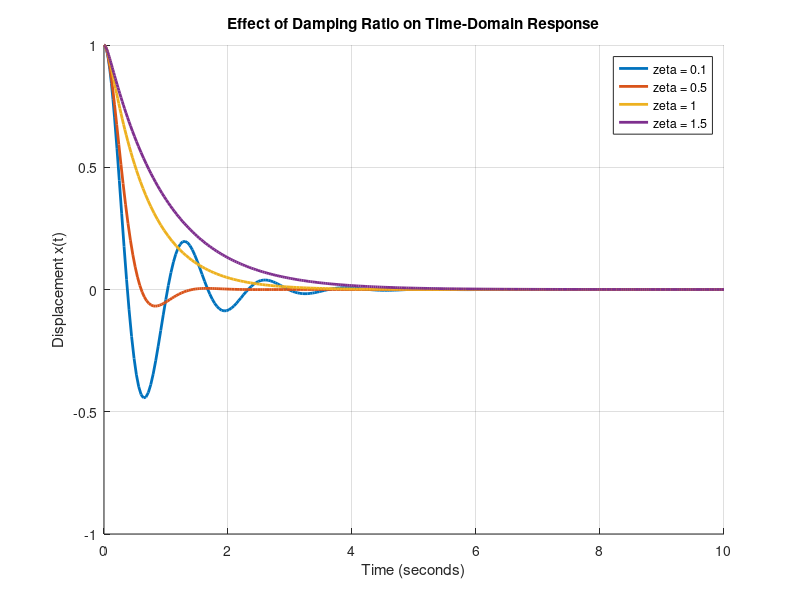

Write the MATLAB code that produced this figure.
% Define a vector of different damping ratios
zeta_values = [0.25, 0.65, 1.75, 2.5];
omega_n = 5;
% Loop through each damping ratio and plot the time-domain response
% Time vector for simulation
t_span = [0 10];
% Initial conditions [x(0) = 1 (initial displacement), x_dot(0) = 0 (initial velocity)]
X0 = [1; 0];
figure;
hold on;
for zeta = zeta_values
    sys = @(t, X) [X(2); -2*zeta*omega_n*X(2) - omega_n^2*X(1)];
    [t, X] = ode45(sys, t_span, X0);
    plot(t, X(:,1), 'LineWidth', 2);
end
legend('zeta = 0.1', 'zeta = 0.5', 'zeta = 1', 'zeta = 1.5');
title('Effect of Damping Ratio on Time-Domain Response');
xlabel('Time (seconds)');
ylabel('Displacement x(t)');
grid on;